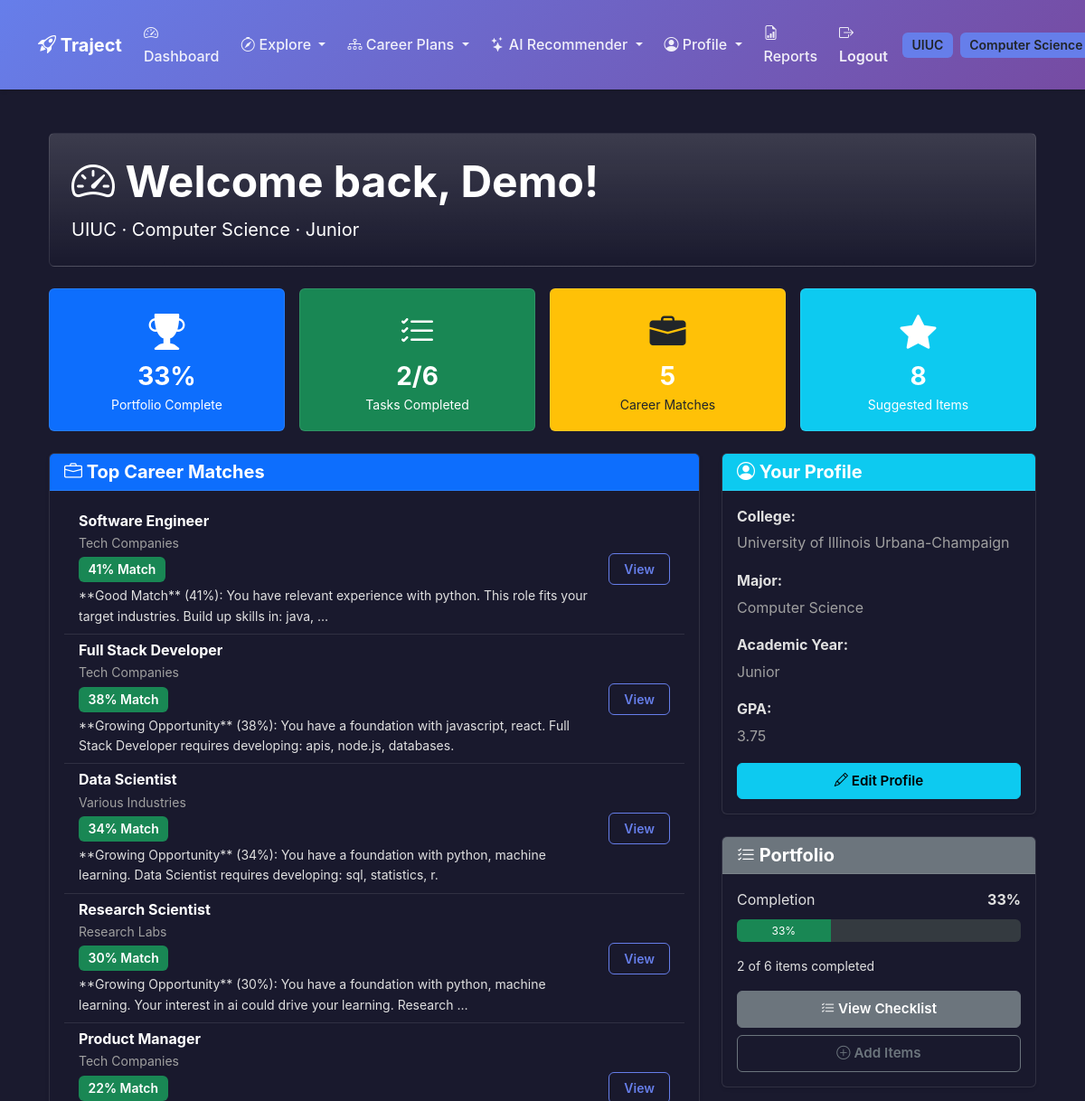
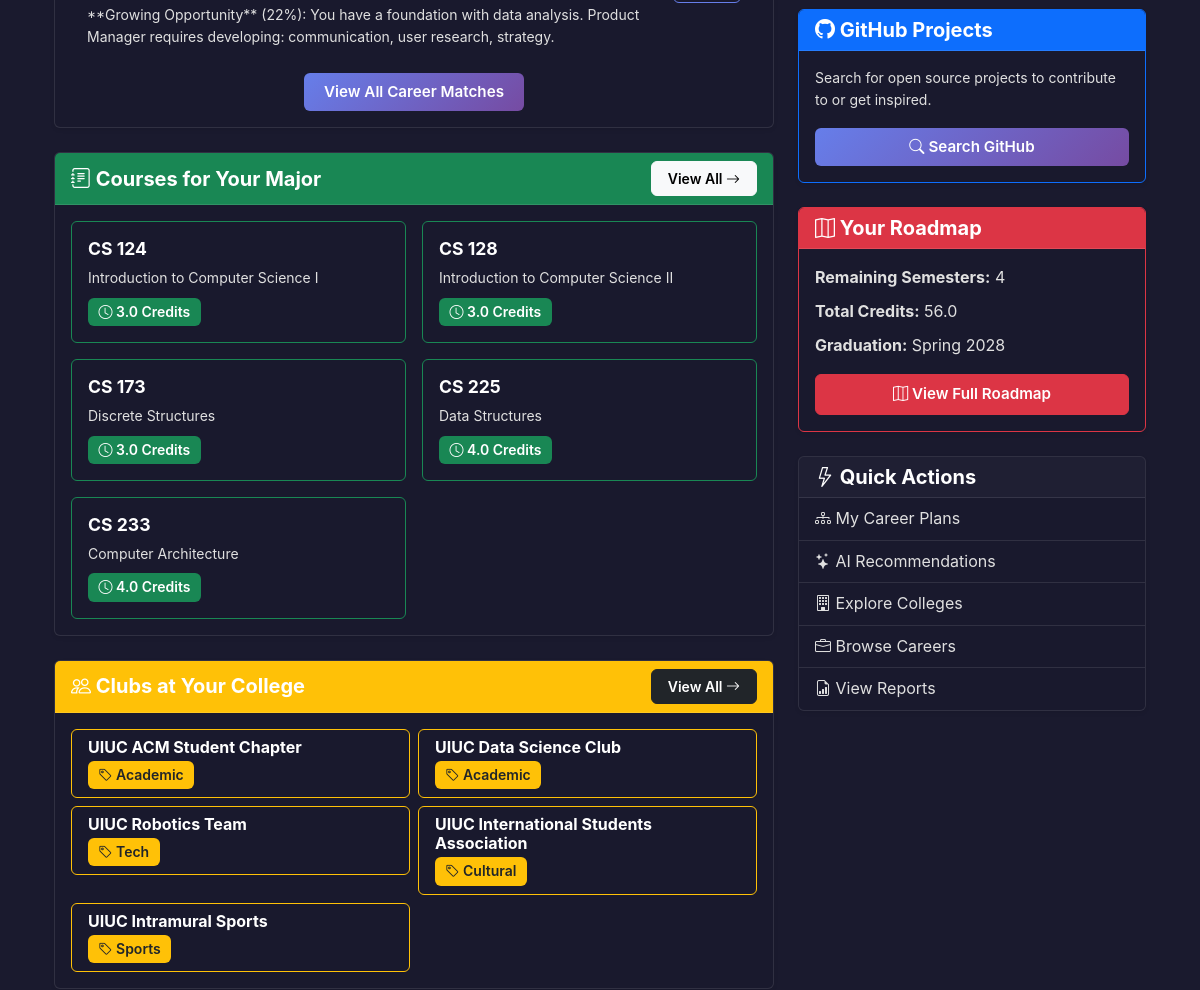
Before: /accounts/dashboard/ (signed in, upper part) with the older database file (2 pictures, top to bottom).
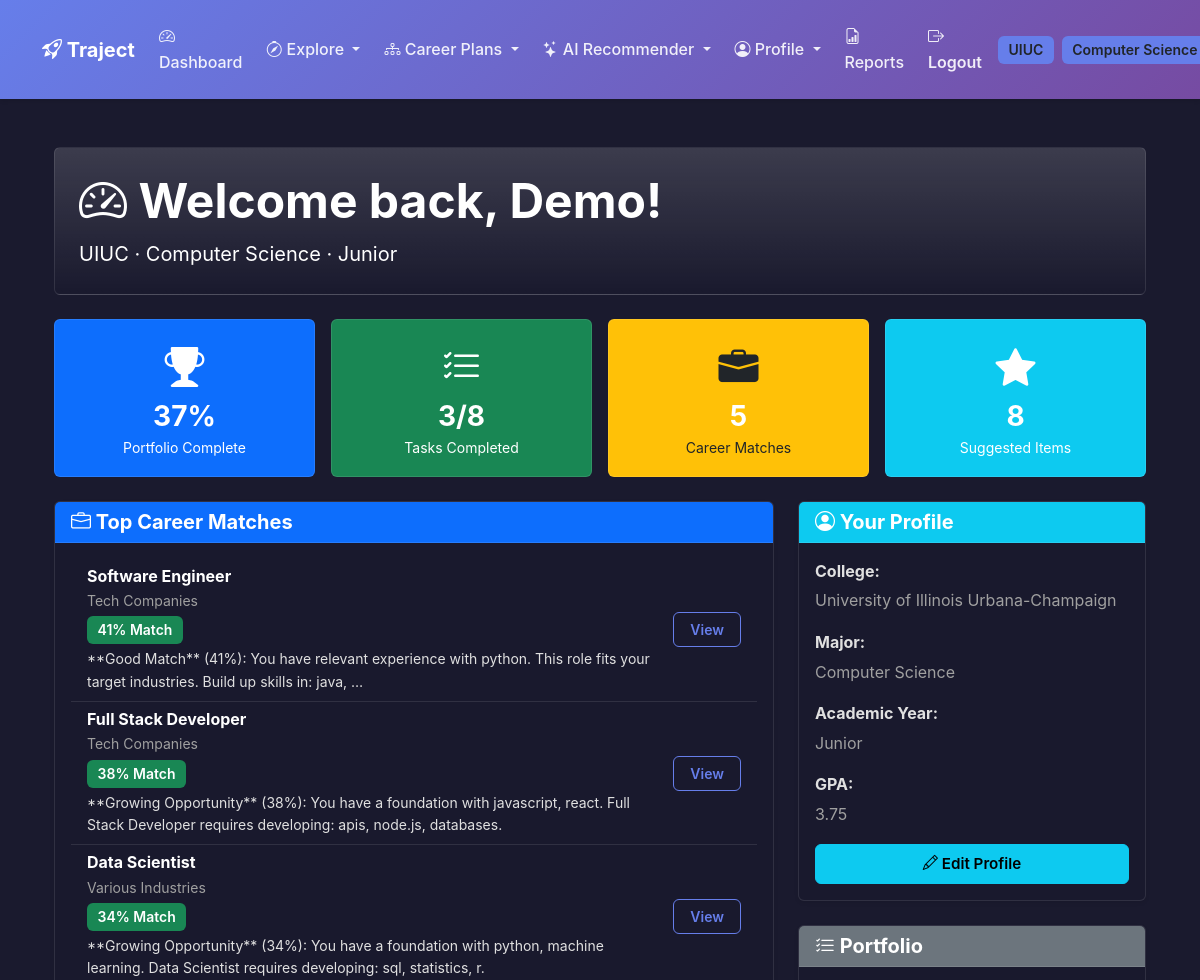
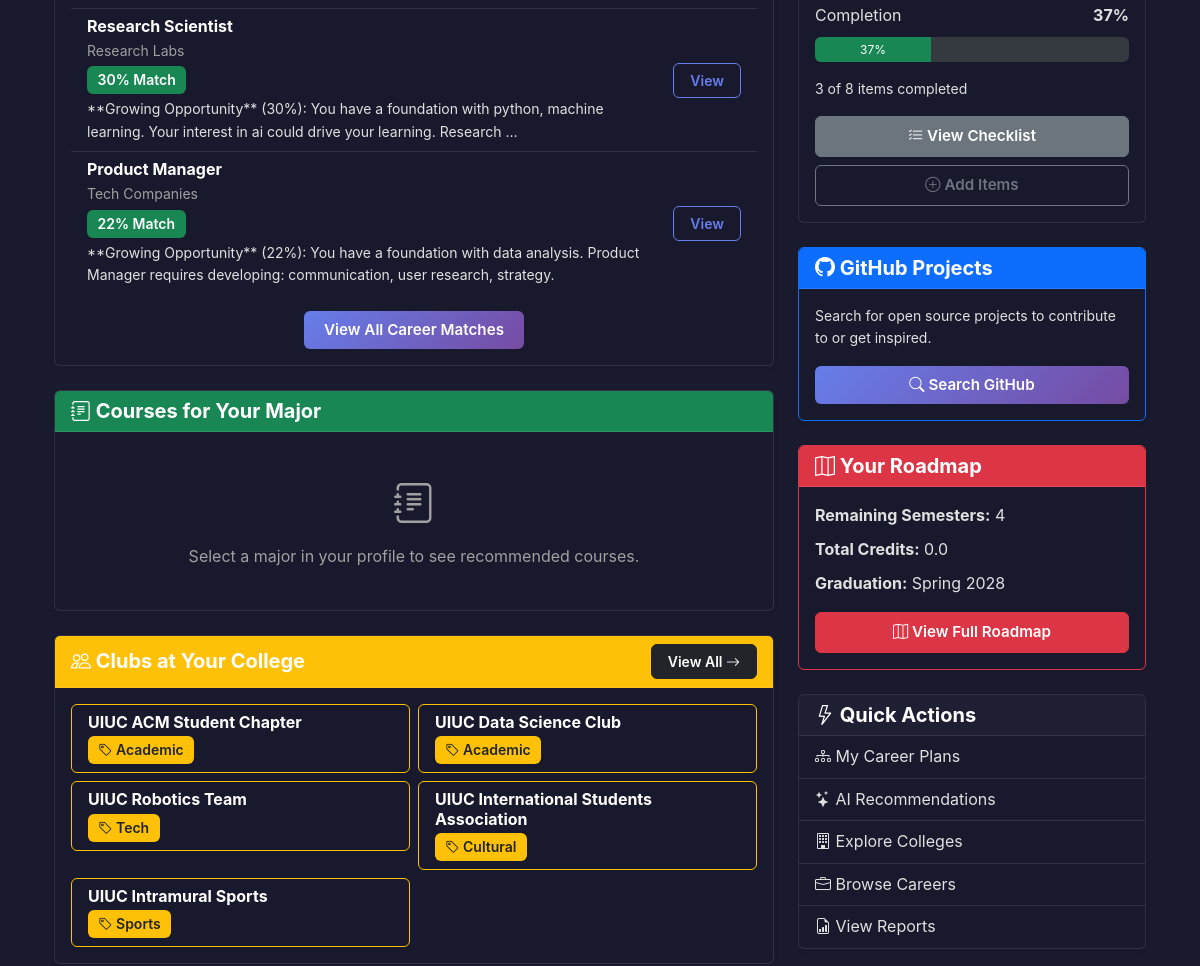
After: the same page with the newer database file (2 pictures, top to bottom).
### careers/models.py (models this page shows, shortened)
class Career(models.Model):
    title = models.CharField(max_length=150)
    company = models.CharField(max_length=100, blank=True, null=True)
    industries = models.JSONField(default=list, blank=True)
    skills = models.JSONField(default=list, blank=True)
    description = models.TextField(blank=True)
    created_at = models.DateTimeField(auto_now_add=True)
    class Meta:
        ordering = ["title"]
        verbose_name = "Career"
        verbose_name_plural = "Careers"

### accounts/models.py (models this page shows, shortened)
class Course(models.Model):
    subject = models.CharField(max_length=20)
    number = models.CharField(max_length=20)
    title = models.CharField(max_length=200)
    credits = models.DecimalField(
        max_digits=3, decimal_places=1,
        validators=[MinValueValidator(0.5), MaxValueValidator(10.0)]
    )
    major = models.ForeignKey(
        "colleges.Major",
        on_delete=models.CASCADE,
        related_name="recommended_courses"
    )
    description = models.TextField(blank=True)

class Club(models.Model):
    name = models.CharField(max_length=150)
    category = models.CharField(
        max_length=100, blank=True,
        help_text="e.g. Academic, Sports, Cultural, Tech, etc."
    )
    college = models.ForeignKey(
        "colleges.College",
        on_delete=models.SET_NULL,
        null=True, blank=True,
        related_name="clubs"
    )
    description = models.TextField(blank=True)

### accounts/views.py (the view)
# urls.py: path("dashboard/", views.dashboard_view, name="dashboard"),
@login_required
def dashboard_view(request):
    profile = request.user.profile
    try:
        from recommender.engine import get_all_recommendations
        from recommender.roadmap import get_roadmap_summary
        recommendations = get_all_recommendations(profile)
        roadmap_summary = get_roadmap_summary(profile)
    except Exception as e:
        import logging
        logger = logging.getLogger(__name__)
        logger.error(f"Error generating recommendations: {e}")
        recommendations = {
            'careers': [],
            'portfolio_items': [],
            'courses': [],
            'clubs': []
        }
        roadmap_summary = {}
    from accounts.models import UserChecklist
    checklist_items = UserChecklist.objects.filter(user_profile=profile)
    total_checklist = checklist_items.count()
    completed_checklist = checklist_items.filter(status='COMPLETED').count()
    completion_rate = int((completed_checklist / total_checklist * 100)) if total_checklist > 0 else 0
    recommended_courses = []
    if profile.major:
        from accounts.models import Course
        recommended_courses = Course.objects.filter(major=profile.major)[:5]
    recommended_clubs = []
    if profile.college:
        from accounts.models import Club
        recommended_clubs = Club.objects.filter(college=profile.college)[:5]
    context = {
        'profile': profile,
        'recommendations': recommendations,
        'roadmap_summary': roadmap_summary,
        'recommended_courses': recommended_courses,
        'recommended_clubs': recommended_clubs,
        'checklist_stats': {
            'total': total_checklist,
            'completed': completed_checklist,
            'completion_rate': completion_rate,
        }
    }
    return render(request, 'accounts/dashboard.html', context)

### accounts/models.py (called while the page is built)
    def get_skills_list(self):
        if not self.skills:
            return []
        return [s.strip() for s in self.skills.split(',') if s.strip()]

    def get_interests_list(self):
        if not self.personal_interests:
            return []
        return [i.strip() for i in self.personal_interests.split(',') if i.strip()]

    def get_skills_list(self):
        if not self.skills_gained:
            return []
        return [s.strip() for s in self.skills_gained.split(',') if s.strip()]

### recommender/engine.py (called while the page is built)
def get_all_recommendations(user_profile: UserProfile) -> Dict:
    engine = RecommendationEngine(user_profile)
    return {
        'careers': engine.get_career_recommendations(limit=5),
        'portfolio_items': engine.get_portfolio_recommendations(limit=8),
        'courses': engine.get_course_recommendations(limit=6),
        'clubs': engine.get_club_recommendations(limit=5),
    }

### recommender/roadmap.py (called while the page is built)
def get_roadmap_summary(user_profile: UserProfile) -> Dict:
    generator = RoadmapGenerator(user_profile)
    return generator.generate_summary()

### templates/accounts/dashboard.html (shortened to what the changed rows need)
{% extends "accounts/base.html" %}
{% load static %}
{% block content %}
<div class="container-fluid">
 <div class="row mb-4">
 <div class="col-12">
 <div class="card bg-gradient text-white" style="background: linear-gradient(135deg, #667eea 0%, #764ba2 100%);">
 <div class="card-body p-4">
 <h1 class="display-5 fw-bold mb-2">
 <i class="bi bi-speedometer2"></i> Welcome back, {{ user.first_name|default:user.username }}!
 </h1>
 </div>
 </div>
 </div>
 </div>
 <div class="row g-3 mb-4">
 <div class="col-md-3">
 <a href="{% url 'accounts:portfolio_checklist' %}" class="text-decoration-none">
 <div class="card bg-primary text-white h-100 hover-lift" style="cursor: pointer; transition: transform 0.2s;">
 <div class="card-body text-center">
 <i class="bi bi-trophy-fill fs-1 mb-2"></i>
 <h3 class="fw-bold mb-1">{{ checklist_stats.completion_rate }}%</h3>
 <p class="small mb-0">Portfolio Complete</p>
 </div>
 </div>
 </a>
 </div>
 <div class="col-md-3">
 <a href="{% url 'accounts:portfolio_checklist' %}" class="text-decoration-none">
 <div class="card bg-success text-white h-100 hover-lift" style="cursor: pointer; transition: transform 0.2s;">
 <div class="card-body text-center">
 <i class="bi bi-list-check fs-1 mb-2"></i>
 <h3 class="fw-bold mb-1">{{ checklist_stats.completed }}/{{ checklist_stats.total }}</h3>
 <p class="small mb-0">Tasks Completed</p>
 </div>
 </div>
 </a>
 </div>
 </div>
 <div class="row g-4">
 <div class="col-lg-8">
 <div class="card shadow-sm mb-4">
 <div class="card-body">
 {% if recommendations.careers %}
 <div class="list-group list-group-flush">
 {% for rec in recommendations.careers|slice:":5" %}
 <div class="list-group-item">
 <div class="d-flex justify-content-between align-items-center">
 <div class="flex-grow-1">
 <h6 class="mb-1 fw-bold">{{ rec.career.title }}</h6>
 <p class="mb-1 small text-muted">{{ rec.career.company }}</p>
 <div class="mb-1">
 <span class="badge bg-success">{{ rec.match_score }}% Match</span>
 </div>
 <p class="mb-0 small">{{ rec.reasoning|truncatewords:20 }}</p>
 </div>
 <a href="{% url 'careers:detail' rec.career.pk %}" class="btn btn-sm btn-outline-primary ms-3">
 View
 </a>
 </div>
 </div>
 {% endfor %}
 </div>
 {% endif %}
 </div>
 </div>
 <div class="card shadow-sm mb-4">
 <div class="card-header bg-success text-white">
 <div class="d-flex justify-content-between align-items-center">
 <h5 class="mb-0"><i class="bi bi-journal-text"></i> Courses for Your Major</h5>
 {% if recommended_courses %}
 <a href="{% url 'recommender:dashboard' %}" class="btn btn-sm btn-light">
 View All <i class="bi bi-arrow-right"></i>
 </a>
 {% endif %}
 </div>
 </div>
 <div class="card-body">
 {% if recommended_courses %}
 <div class="row g-3">
 {% for course in recommended_courses %}
 <div class="col-md-6">
 <div class="card h-100 border-success">
 <div class="card-body">
 <h6 class="card-title fw-bold">{{ course.subject }} {{ course.number }}</h6>
 <p class="card-text small mb-2">{{ course.title }}</p>
 <span class="badge bg-success"><i class="bi bi-clock"></i> {{ course.credits }} Credits</span>
 </div>
 </div>
 </div>
 {% endfor %}
 </div>
 {% else %}
 <div class="text-center py-4">
 <i class="bi bi-journal-text fs-1 text-muted mb-2 d-block"></i>
 <p class="text-muted mb-0">
 Select a major in your profile to see recommended courses.
 </p>
 </div>
 {% endif %}
 </div>
 </div>
 <div class="card shadow-sm mb-4">
 <div class="card-body">
 {% if recommended_clubs %}
 <div class="row g-2">
 {% for club in recommended_clubs %}
 <div class="col-md-6">
 <div class="card border-warning">
 <div class="card-body py-2">
 <h6 class="mb-1 fw-bold">{{ club.name }}</h6>
 <span class="badge bg-warning text-dark small">
 <i class="bi bi-tag"></i> {{ club.category }}
 </span>
 </div>
 </div>
 </div>
 {% endfor %}
 </div>
 {% endif %}
 </div>
 </div>
 </div>
 <div class="col-lg-4">
 <div class="card shadow-sm mb-4">
 <div class="card-body">
 <div class="mb-3">
 <div class="d-flex justify-content-between mb-2">
 <span>Completion</span>
 <span class="fw-bold">{{ checklist_stats.completion_rate }}%</span>
 </div>
 <div class="progress" style="height: 25px;">
 <div class="progress-bar bg-success" role="progressbar"
 style="width: {{ checklist_stats.completion_rate }}%"
 aria-valuenow="{{ checklist_stats.completion_rate }}"
 aria-valuemin="0" aria-valuemax="100">
 {{ checklist_stats.completion_rate }}%
 </div>
 </div>
 </div>
 <p class="small mb-3">
 {{ checklist_stats.completed }} of {{ checklist_stats.total }} items completed
 </p>
 <a href="{% url 'accounts:portfolio_checklist' %}" class="btn btn-secondary w-100 mb-2">
 <i class="bi bi-list-check"></i> View Checklist
 </a>
 <a href="{% url 'accounts:browse_portfolio' %}" class="btn btn-outline-secondary w-100">
 <i class="bi bi-plus-circle"></i> Add Items
 </a>
 </div>
 </div>
 {% if roadmap_summary %}
 <div class="card shadow-sm mb-4 border-danger">
 <div class="card-header bg-danger text-white">
 <h5 class="mb-0"><i class="bi bi-map"></i> Your Roadmap</h5>
 </div>
 <div class="card-body">
 <p class="mb-2"><strong>Remaining Semesters:</strong> {{ roadmap_summary.total_semesters }}</p>
 <p class="mb-2"><strong>Total Credits:</strong> {{ roadmap_summary.total_credits }}</p>
 <p class="mb-3"><strong>Graduation:</strong> {{ roadmap_summary.graduation_season }} {{ roadmap_summary.graduation_year }}</p>
 <a href="{% url 'recommender:roadmap' %}" class="btn btn-danger w-100">
 <i class="bi bi-map"></i> View Full Roadmap
 </a>
 </div>
 </div>
 {% endif %}
 </div>
 </div>
</div>
{% endblock %}

Changed rows visible on the page:
removed Course: subject "CS", number "124", title "Introduction to Computer Science I", credits "3.0"
removed Course: subject "CS", number "128", title "Introduction to Computer Science II", credits "3.0"
removed Course: subject "CS", number "173", title "Discrete Structures", credits "3.0"
removed Course: subject "CS", number "225", title "Data Structures", credits "4.0"
removed Course: subject "CS", number "233", title "Computer Architecture", credits "4.0"
Other visible differences:
{{ checklist_stats.completion_rate }}: "33" → "37"
{{ checklist_stats.completed }}: "2" → "3"
{{ checklist_stats.total }}: "6" → "8"
{{ checklist_stats.completion_rate }}: 33 → 37 (drawn)
{{ roadmap_summary.total_credits }}: "56.0" → "0.0"
text no longer shown: "View All"
text now shown: "Select a major in your profile to see recommended courses."
